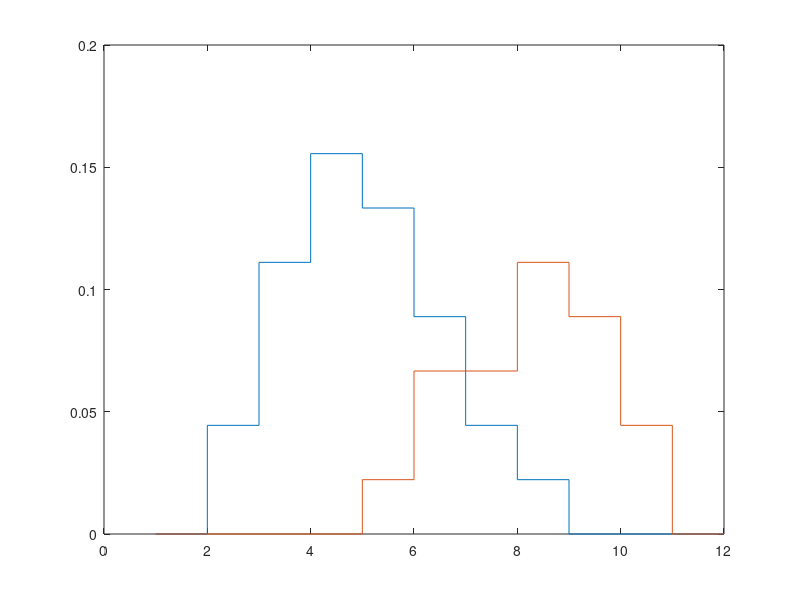
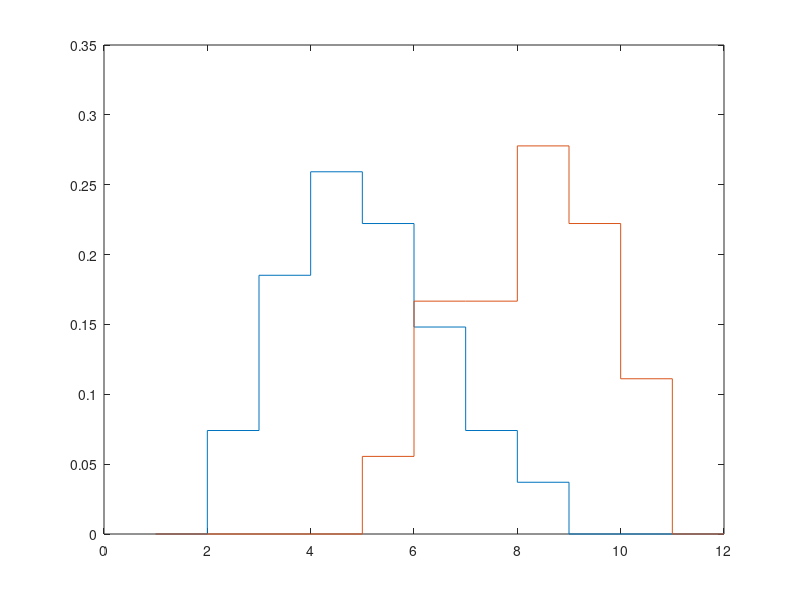
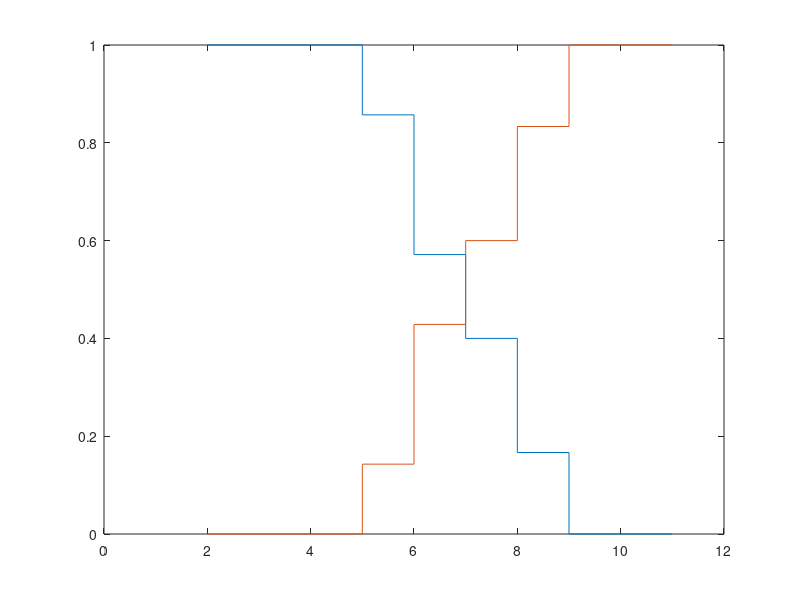
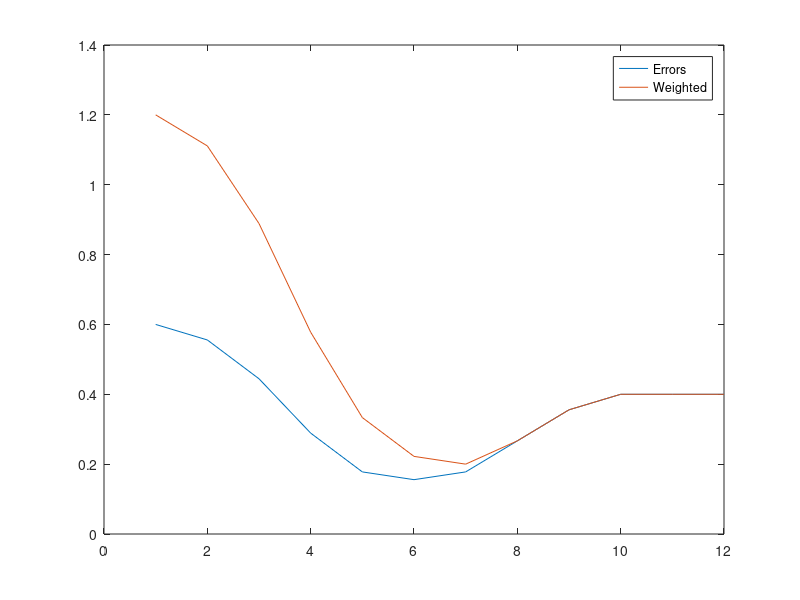

Recreate these plots in MATLAB, in order.
%probabilities c_1 and c_2


%prior distributions
prior_c1 = 27/45; %count data-points in c1 vs all data-points (see slides)
prior_c2 = 18/45;

%Class conditionals

% P(x | c1) and P(X | c2)
%this is the joint probability p(x,c) however this looks similar to the
%plots on the slides
px_c1 = [0 2 5 7 6 4 2 1 0 0 0 0]/45;
px_c2 = [0 0 0 0 1 3 3 5 4 2 0 0]/45;

figure;
stairs(px_c1); hold on;
stairs(px_c2);

% P(x | c1) and P(X | c2)
% this is the class conditional probability but it does not look similar to
% the histogram on the slides however, we are required to calculate this
% probability
px_c1 = [0 2 5 7 6 4 2 1 0 0 0 0]/27;
px_c2 = [0 0 0 0 1 3 3 5 4 2 0 0]/18;

figure;
stairs(px_c1); hold on;
stairs(px_c2);

%p(x) = p(x | c1 ) P(C1) + p(x|c2)P(c2)
px = px_c1*prior_c1 + px_c2*prior_c2;

% posterior P(c | x) = p(x|c)p(c) / p(x) 
posterior_c1 = px_c1*prior_c1./px; % notice the element wise division
posterior_c2 = px_c2*prior_c2./px;

figure;
stairs(posterior_c1); hold on;
stairs(posterior_c2);


%plot errors for different decision boundaries
errors = []
for i = 1:12 
    t1 = px_c1*prior_c1;
    t2 = px_c2*prior_c2;
    
    p_error = sum(t1((i+1):12)) + sum(t2(1:i));
    
    errors = [errors p_error];
end


%weighted costs, optimal decision boundary shifts to the right
errorsWeighted = []
for i = 1:12 
    t1 = px_c1*prior_c1;
    t2 = px_c2*prior_c2;
    
    p_error = sum(t1((i+1):12))*2 + sum(t2(1:i));
    
    errorsWeighted = [errorsWeighted p_error];
end

figure;
plot(errors); hold on;
plot(errorsWeighted);
legend('Errors', 'Weighted');
